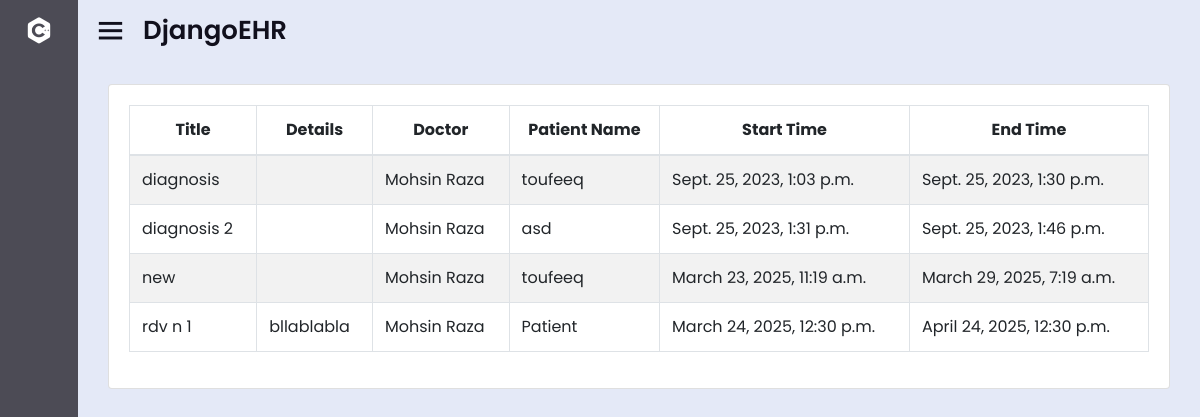
Before: /doctor_appointment_view/ with the older database file.
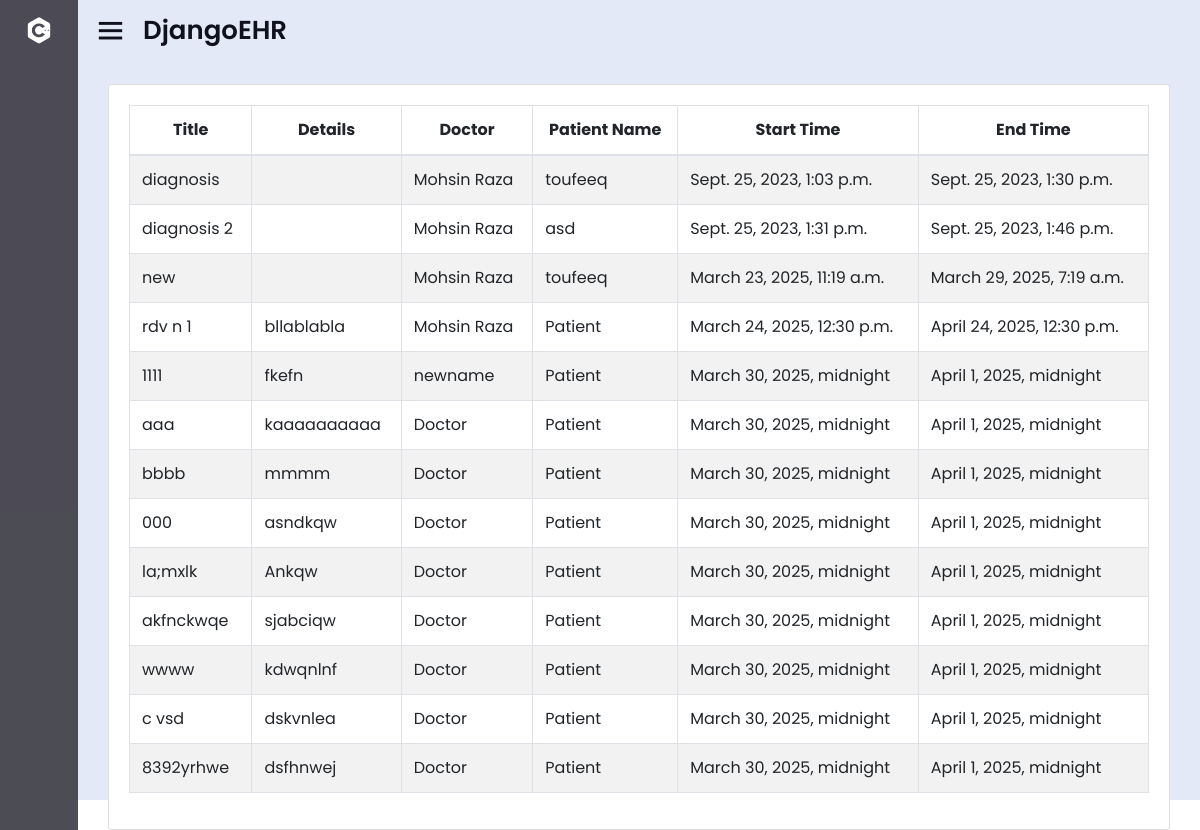
After: the same page with the newer database file.
### patient/models.py (models this page shows, shortened)
class Appointment(models.Model):
    patient = models.ForeignKey(Patient, on_delete=models.CASCADE)
    doctor = models.ForeignKey(Doctor, on_delete=models.CASCADE)
    title = models.CharField(max_length=100)
    statut = models.CharField(max_length=20, choices=[('en_attente', 'En attente'), ('confirme', 'Confirmé'), ('annule', 'Annulé')], default='en_attente')
    start_datetime = models.DateTimeField()
    end_datetime = models.DateTimeField()
    detail = models.TextField()
    hospital = models.ForeignKey(Hospital, on_delete=models.CASCADE)
    statut = models.CharField(
    max_length=20,
    choices=[
        ('en_attente', 'En attente'),
        ('confirme', 'Confirmé'),
        ('refuse', 'Refusé')
    ],
    default='en_attente'
    )

class Doctor(models.Model):
    user = models.OneToOneField(User, on_delete=models.CASCADE, null=True, blank=True)
    SPECIALISATIONS = [
        ('generaliste', 'Généraliste'),
        ('radiologue', 'Radiologue'),
        ('laborantin', 'Laborantin'),
        ('cardiologue', 'Cardiologue'),
        ('dermatologue', 'Dermatologue'),
        ('endocrinologue', 'Endocrinologue'),
        ('gastroenterologue', 'Gastro-entérologue'),
        ('gynecologue', 'Gynécologue'),
        ('neurologue', 'Neurologue'),
        ('ophtalmologue', 'Ophtalmologue'),
        ('orthopediste', 'Orthopédiste'),
        ('otorhinolaryngologiste', 'ORL (Oto-rhino-laryngologiste)'),
        ('pediatre', 'Pédiatre'),
        ('psychiatre', 'Psychiatre'),
        ('pneumologue', 'Pneumologue'),
        ('rhumatologue', 'Rhumatologue'),
        ('urologue', 'Urologue'),
        ('anesthesiste', 'Anesthésiste'),
        ('oncologue', 'Oncologue'),
        ('hematologue', 'Hématologue'),
        ('medecin_du_travail', 'Médecin du Travail'),
        ('medecin_urgentiste', 'Médecin Urgentiste'),
    ]
    specialization = models.CharField(max_length=100, choices=SPECIALISATIONS, default='generaliste')
    name = models.CharField(max_length=100, null=True, blank=True)
    gender = models.CharField(max_length=100, null=True, blank=True)
    license_number = models.CharField(max_length=50, null=True, blank=True)
    contact_number = models.CharField(max_length=20, null=True, blank=True)
    bio = models.TextField(null=True, blank=True)
    hospital = models.OneToOneField(Hospital, on_delete=models.CASCADE, null=True, blank=True)
    def __str__(self):
        return self.name or "Doctor"

class Patient(models.Model):
    user = models.OneToOneField(User, on_delete=models.CASCADE, null=True, blank=True)
    username = models.CharField(max_length=100, blank=True, null=True)
    date_of_birth = models.DateField(blank=True, null=True)
    address = models.TextField()
    medical_history = models.TextField(blank=True)
    email = models.EmailField(blank=True, null=True)
    MRN = models.CharField(max_length=20, unique=True, null=True)
    def __str__(self):
        return self.username or "Patient"

### patient/views.py (the view)
# urls.py: path('doctor_appointment_view/', views.doctor_appointment_view, name='doctor_appointment_view'),
def doctor_appointment_view(request):
    user = request.user  # This should be a logged-in doctor user
    try:
        doctor = Doctor.objects.get(name=user)
    except Doctor.DoesNotExist:
        doctor = None  # Handle the case where there is no matching doctor
    if doctor:
        appointments = Appointment.objects.filter(doctor=doctor)
        return render(request, 'patient/doctor_appointment_view.html', {'appointments': appointments})
    else:
        appointments = Appointment.objects.all()
        return render(request, 'patient/doctor_appointment_view.html', {'appointments': appointments})

### patient/templates/patient/doctor_appointment_view.html (shortened to what this page needs)
{% extends "patient/base.html" %}
{% block content %}
{% block extrascripts %}
<link rel="stylesheet" href="https://cdnjs.cloudflare.com/ajax/libs/font-awesome/5.15.3/css/all.min.css">
<link rel="stylesheet" type="text/css" href="https://stackpath.bootstrapcdn.com/bootstrap/4.4.1/css/bootstrap.min.css">
<link rel="stylesheet" type="text/css" href="https://pixinvent.com/stack-responsive-bootstrap-4-admin-template/app-assets/css/bootstrap-extended.min.css">
<link rel="stylesheet" type="text/css" href="https://pixinvent.com/stack-responsive-bootstrap-4-admin-template/app-assets/fonts/simple-line-icons/style.min.css">
<link rel="stylesheet" type="text/css" href="https://pixinvent.com/stack-responsive-bootstrap-4-admin-template/app-assets/css/colors.min.css">
<link rel="stylesheet" type="text/css" href="https://pixinvent.com/stack-responsive-bootstrap-4-admin-template/app-assets/css/bootstrap.min.css">
{% endblock extrascripts %}
<br>
<div class="grey-bg container-fluid">
      <div class="col-12">
        <div class="card">
          <div class="card-content">
            <div class="card-body">
              <table id="example" class="table table-striped table-bordered" style="width:100%">
                <thead>
                    <tr style="text-align:center">
                      <th>Title</th>
                      <th>Details</th>
                      <th>Doctor</th>
                      <th>Patient Name</th>
                      <th>Start Time</th>
                      <th>End Time</th>
                    </tr>
                </thead>
                <tbody>
                    {% for x in appointments %}
                    <tr>
                        <td>{{ x.title }}</td>
                        <td>{{ x.detail }}</td>
                        <td>{{ x.doctor }}</td>
                        <td>{{ x.patient }}</td>
                        <td>{{ x.start_datetime }}</td>
                        <td>{{ x.end_datetime }}</td>
                    </tr>
                    {% endfor %}
                </tbody>
            </table>
            </div>
          </div>
        </div>
      </div>
    </div>
  </section>
{% endblock %}

Changed rows visible on the page:
added Appointment: title "1111", detail "fkefn", doctor "newname", patient "Patient", start_datetime "March 30, 2025, midnight", end_datetime "April 1, 2025, midnight"
added Appointment: title "aaa", detail "kaaaaaaaaaa", doctor "Doctor", patient "Patient", start_datetime "March 30, 2025, midnight", end_datetime "April 1, 2025, midnight"
added Appointment: title "bbbb", detail "mmmm", doctor "Doctor", patient "Patient", start_datetime "March 30, 2025, midnight", end_datetime "April 1, 2025, midnight"
added Appointment: title "000", detail "asndkqw", doctor "Doctor", patient "Patient", start_datetime "March 30, 2025, midnight", end_datetime "April 1, 2025, midnight"
added Appointment: title "la;mxlk", detail "Ankqw", doctor "Doctor", patient "Patient", start_datetime "March 30, 2025, midnight", end_datetime "April 1, 2025, midnight"
added Appointment: title "akfnckwqe", detail "sjabciqw", doctor "Doctor", patient "Patient", start_datetime "March 30, 2025, midnight", end_datetime "April 1, 2025, midnight"
added Appointment: title "wwww", detail "kdwqnlnf", doctor "Doctor", patient "Patient", start_datetime "March 30, 2025, midnight", end_datetime "April 1, 2025, midnight"
added Appointment: title "c vsd", detail "dskvnlea", doctor "Doctor", patient "Patient", start_datetime "March 30, 2025, midnight", end_datetime "April 1, 2025, midnight"
added Appointment: title "8392yrhwe", detail "dsfhnwej", doctor "Doctor", patient "Patient", start_datetime "March 30, 2025, midnight", end_datetime "April 1, 2025, midnight"
